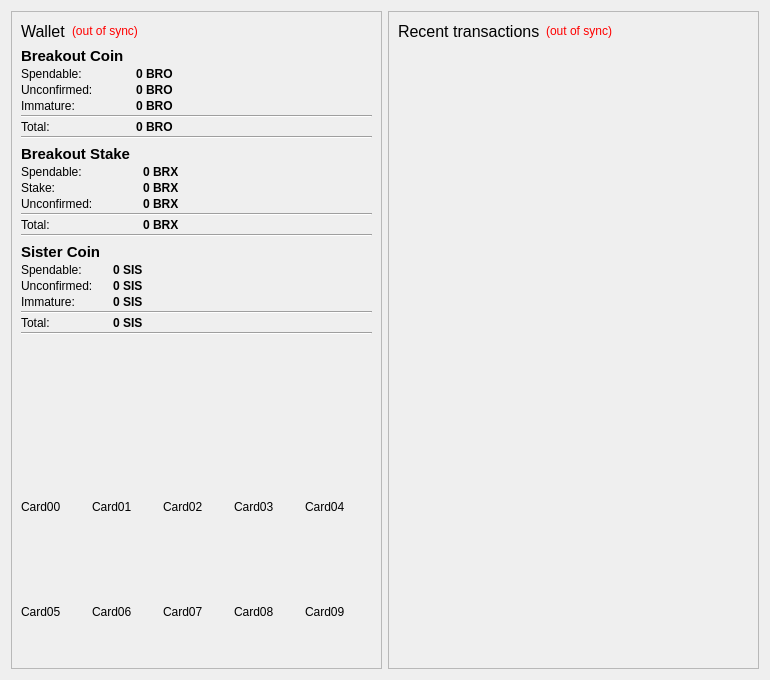
<?xml version="1.0" encoding="UTF-8"?>
<ui version="4.0">
 <class>OverviewPage</class>
 <widget class="QWidget" name="OverviewPage">
  <property name="geometry">
   <rect>
    <x>0</x>
    <y>0</y>
    <width>770</width>
    <height>680</height>
   </rect>
  </property>
  <property name="windowTitle">
   <string>Form</string>
  </property>
  <layout class="QVBoxLayout" name="verticalLayout_5" stretch="0">
   <item>
    <layout class="QHBoxLayout" name="horizontalLayout_6">
     <item>
      <layout class="QVBoxLayout" name="verticalLayout_2">
       <item>
        <widget class="QFrame" name="frame">
         <property name="frameShape">
          <enum>QFrame::StyledPanel</enum>
         </property>
         <property name="frameShadow">
          <enum>QFrame::Raised</enum>
         </property>
         <layout class="QVBoxLayout" name="verticalLayout_4">
          <item>
           <layout class="QHBoxLayout" name="horizontalLayout_4">
            <item>
             <widget class="QLabel" name="label_5">
              <property name="font">
               <font>
                <pointsize>12</pointsize>
                <weight>50</weight>
                <bold>false</bold>
               </font>
              </property>
              <property name="text">
               <string>Wallet</string>
              </property>
             </widget>
            </item>
            <item>
             <widget class="QLabel" name="labelWalletStatus">
              <property name="toolTip">
               <string>The displayed information may be out of date. Your wallet automatically synchronizes with the breakout network after a connection is established, but this process has not completed yet.</string>
              </property>
              <property name="styleSheet">
               <string notr="true">QLabel { color: red; }</string>
              </property>
              <property name="text">
               <string notr="true">(out of sync)</string>
              </property>
              <property name="alignment">
               <set>Qt::AlignLeading|Qt::AlignLeft|Qt::AlignVCenter</set>
              </property>
             </widget>
            </item>
            <item>
             <spacer name="horizontalSpacer_2">
              <property name="orientation">
               <enum>Qt::Horizontal</enum>
              </property>
              <property name="sizeHint" stdset="0">
               <size>
                <width>40</width>
                <height>20</height>
               </size>
              </property>
             </spacer>
            </item>
           </layout>
          </item>
          <item>
           <layout class="QFormLayout" name="formLayout_2">
            <property name="fieldGrowthPolicy">
             <enum>QFormLayout::AllNonFixedFieldsGrow</enum>
            </property>
            <property name="horizontalSpacing">
             <number>12</number>
            </property>
            <property name="verticalSpacing">
             <number>2</number>
            </property>
            <item row="0" column="0">
             <widget class="QLabel" name="brocoinLabel">
              <property name="font">
               <font>
                <pointsize>11</pointsize>
                <weight>75</weight>
                <bold>true</bold>
               </font>
              </property>
              <property name="text">
               <string>Breakout Coin</string>
              </property>
             </widget>
            </item>
            <item row="1" column="0">
             <widget class="QLabel" name="lblBroSpend">
              <property name="text">
               <string>Spendable:</string>
              </property>
             </widget>
            </item>
            <item row="1" column="1">
             <widget class="QLabel" name="labelBalanceBrocoin">
              <property name="font">
               <font>
                <weight>75</weight>
                <bold>true</bold>
               </font>
              </property>
              <property name="cursor">
               <cursorShape>IBeamCursor</cursorShape>
              </property>
              <property name="toolTip">
               <string>Your current spendable balance</string>
              </property>
              <property name="text">
               <string notr="true">0 BRO</string>
              </property>
              <property name="textInteractionFlags">
               <set>Qt::LinksAccessibleByMouse|Qt::TextSelectableByKeyboard|Qt::TextSelectableByMouse</set>
              </property>
             </widget>
            </item>
            <item row="2" column="0">
             <widget class="QLabel" name="lblBroUn">
              <property name="text">
               <string>Unconfirmed:</string>
              </property>
             </widget>
            </item>
            <item row="2" column="1">
             <widget class="QLabel" name="labelUnconfirmedBrocoin">
              <property name="font">
               <font>
                <weight>75</weight>
                <bold>true</bold>
               </font>
              </property>
              <property name="cursor">
               <cursorShape>IBeamCursor</cursorShape>
              </property>
              <property name="toolTip">
               <string>Total of transactions that have yet to be confirmed, and do not yet count toward the current balance</string>
              </property>
              <property name="text">
               <string notr="true">0 BRO</string>
              </property>
              <property name="textInteractionFlags">
               <set>Qt::LinksAccessibleByMouse|Qt::TextSelectableByKeyboard|Qt::TextSelectableByMouse</set>
              </property>
             </widget>
            </item>
            <item row="3" column="1">
             <widget class="QLabel" name="labelImmatureBrocoin">
              <property name="font">
               <font>
                <weight>75</weight>
                <bold>true</bold>
               </font>
              </property>
              <property name="toolTip">
               <string>Mined balance that has not yet matured</string>
              </property>
              <property name="text">
               <string notr="true">0 BRO</string>
              </property>
              <property name="textInteractionFlags">
               <set>Qt::LinksAccessibleByMouse|Qt::TextSelectableByKeyboard|Qt::TextSelectableByMouse</set>
              </property>
             </widget>
            </item>
            <item row="4" column="0" colspan="2">
             <widget class="Line" name="line">
              <property name="orientation">
               <enum>Qt::Horizontal</enum>
              </property>
             </widget>
            </item>
            <item row="5" column="0">
             <widget class="QLabel" name="lblBroTot">
              <property name="text">
               <string>Total:</string>
              </property>
             </widget>
            </item>
            <item row="5" column="1">
             <widget class="QLabel" name="labelTotalBrocoin">
              <property name="font">
               <font>
                <weight>75</weight>
                <bold>true</bold>
               </font>
              </property>
              <property name="cursor">
               <cursorShape>IBeamCursor</cursorShape>
              </property>
              <property name="toolTip">
               <string>Your current total balance</string>
              </property>
              <property name="text">
               <string notr="true">0 BRO</string>
              </property>
              <property name="textInteractionFlags">
               <set>Qt::LinksAccessibleByMouse|Qt::TextSelectableByKeyboard|Qt::TextSelectableByMouse</set>
              </property>
             </widget>
            </item>
            <item row="6" column="0" colspan="2">
             <widget class="Line" name="line_10">
              <property name="orientation">
               <enum>Qt::Horizontal</enum>
              </property>
             </widget>
            </item>
            <item row="3" column="0">
             <widget class="QLabel" name="lblBroImm">
              <property name="text">
               <string>Immature:</string>
              </property>
             </widget>
            </item>
           </layout>
          </item>
          <item>
           <layout class="QFormLayout" name="formLayout_3">
            <property name="fieldGrowthPolicy">
             <enum>QFormLayout::AllNonFixedFieldsGrow</enum>
            </property>
            <property name="horizontalSpacing">
             <number>12</number>
            </property>
            <property name="verticalSpacing">
             <number>2</number>
            </property>
            <item row="0" column="0">
             <widget class="QLabel" name="brostakeLabel">
              <property name="font">
               <font>
                <pointsize>11</pointsize>
                <weight>75</weight>
                <bold>true</bold>
               </font>
              </property>
              <property name="text">
               <string>Breakout Stake</string>
              </property>
             </widget>
            </item>
            <item row="1" column="0">
             <widget class="QLabel" name="lblBrxSpend">
              <property name="text">
               <string>Spendable:</string>
              </property>
             </widget>
            </item>
            <item row="1" column="1">
             <widget class="QLabel" name="labelBalanceBrostake">
              <property name="font">
               <font>
                <weight>75</weight>
                <bold>true</bold>
               </font>
              </property>
              <property name="cursor">
               <cursorShape>IBeamCursor</cursorShape>
              </property>
              <property name="toolTip">
               <string>Your current spendable balance</string>
              </property>
              <property name="text">
               <string notr="true">0 BRX</string>
              </property>
              <property name="textInteractionFlags">
               <set>Qt::LinksAccessibleByMouse|Qt::TextSelectableByKeyboard|Qt::TextSelectableByMouse</set>
              </property>
             </widget>
            </item>
            <item row="2" column="0">
             <widget class="QLabel" name="lblBrxStake">
              <property name="text">
               <string>Stake:</string>
              </property>
             </widget>
            </item>
            <item row="2" column="1">
             <widget class="QLabel" name="labelStakeBrostake">
              <property name="font">
               <font>
                <weight>75</weight>
                <bold>true</bold>
               </font>
              </property>
              <property name="cursor">
               <cursorShape>IBeamCursor</cursorShape>
              </property>
              <property name="toolTip">
               <string>Total of coins that was staked, and do not yet count toward the current balance</string>
              </property>
              <property name="text">
               <string notr="true">0 BRX</string>
              </property>
              <property name="textInteractionFlags">
               <set>Qt::LinksAccessibleByMouse|Qt::TextSelectableByKeyboard|Qt::TextSelectableByMouse</set>
              </property>
             </widget>
            </item>
            <item row="3" column="0">
             <widget class="QLabel" name="lblBrxUn">
              <property name="text">
               <string>Unconfirmed:</string>
              </property>
             </widget>
            </item>
            <item row="3" column="1">
             <widget class="QLabel" name="labelUnconfirmedBrostake">
              <property name="font">
               <font>
                <weight>75</weight>
                <bold>true</bold>
               </font>
              </property>
              <property name="cursor">
               <cursorShape>IBeamCursor</cursorShape>
              </property>
              <property name="toolTip">
               <string>Total of transactions that have yet to be confirmed, and do not yet count toward the current balance</string>
              </property>
              <property name="text">
               <string notr="true">0 BRX</string>
              </property>
              <property name="textInteractionFlags">
               <set>Qt::LinksAccessibleByMouse|Qt::TextSelectableByKeyboard|Qt::TextSelectableByMouse</set>
              </property>
             </widget>
            </item>
            <item row="4" column="0" colspan="2">
             <widget class="Line" name="line_2">
              <property name="orientation">
               <enum>Qt::Horizontal</enum>
              </property>
             </widget>
            </item>
            <item row="5" column="0">
             <widget class="QLabel" name="lblBrxTot">
              <property name="text">
               <string>Total:</string>
              </property>
             </widget>
            </item>
            <item row="5" column="1">
             <widget class="QLabel" name="labelTotalBrostake">
              <property name="font">
               <font>
                <weight>75</weight>
                <bold>true</bold>
               </font>
              </property>
              <property name="cursor">
               <cursorShape>IBeamCursor</cursorShape>
              </property>
              <property name="toolTip">
               <string>Your current total balance</string>
              </property>
              <property name="text">
               <string notr="true">0 BRX</string>
              </property>
              <property name="textInteractionFlags">
               <set>Qt::LinksAccessibleByMouse|Qt::TextSelectableByKeyboard|Qt::TextSelectableByMouse</set>
              </property>
             </widget>
            </item>
            <item row="6" column="0" colspan="2">
             <widget class="Line" name="line_8">
              <property name="orientation">
               <enum>Qt::Horizontal</enum>
              </property>
             </widget>
            </item>
           </layout>
          </item>
          <item>
           <layout class="QFormLayout" name="formLayout_6">
            <property name="fieldGrowthPolicy">
             <enum>QFormLayout::AllNonFixedFieldsGrow</enum>
            </property>
            <property name="horizontalSpacing">
             <number>12</number>
            </property>
            <property name="verticalSpacing">
             <number>2</number>
            </property>
            <item row="0" column="0">
             <widget class="QLabel" name="sistercoinLabel">
              <property name="font">
               <font>
                <pointsize>11</pointsize>
                <weight>75</weight>
                <bold>true</bold>
               </font>
              </property>
              <property name="text">
               <string>Sister Coin</string>
              </property>
             </widget>
            </item>
            <item row="1" column="0">
             <widget class="QLabel" name="lblSisSpend">
              <property name="text">
               <string>Spendable:</string>
              </property>
             </widget>
            </item>
            <item row="1" column="1">
             <widget class="QLabel" name="labelBalanceSistercoin">
              <property name="font">
               <font>
                <weight>75</weight>
                <bold>true</bold>
               </font>
              </property>
              <property name="cursor">
               <cursorShape>IBeamCursor</cursorShape>
              </property>
              <property name="toolTip">
               <string>Your current spendable balance</string>
              </property>
              <property name="text">
               <string notr="true">0 SIS</string>
              </property>
              <property name="textInteractionFlags">
               <set>Qt::LinksAccessibleByMouse|Qt::TextSelectableByKeyboard|Qt::TextSelectableByMouse</set>
              </property>
             </widget>
            </item>
            <item row="2" column="0">
             <widget class="QLabel" name="lblSisUn">
              <property name="text">
               <string>Unconfirmed:</string>
              </property>
             </widget>
            </item>
            <item row="2" column="1">
             <widget class="QLabel" name="labelUnconfirmedSistercoin">
              <property name="font">
               <font>
                <weight>75</weight>
                <bold>true</bold>
               </font>
              </property>
              <property name="cursor">
               <cursorShape>IBeamCursor</cursorShape>
              </property>
              <property name="toolTip">
               <string>Total of transactions that have yet to be confirmed, and do not yet count toward the current balance</string>
              </property>
              <property name="text">
               <string notr="true">0 SIS</string>
              </property>
              <property name="textInteractionFlags">
               <set>Qt::LinksAccessibleByMouse|Qt::TextSelectableByKeyboard|Qt::TextSelectableByMouse</set>
              </property>
             </widget>
            </item>
            <item row="3" column="0">
             <widget class="QLabel" name="lblSisImm">
              <property name="text">
               <string>Immature:</string>
              </property>
             </widget>
            </item>
            <item row="3" column="1">
             <widget class="QLabel" name="labelImmatureSistercoin">
              <property name="font">
               <font>
                <weight>75</weight>
                <bold>true</bold>
               </font>
              </property>
              <property name="toolTip">
               <string>Mined balance that has not yet matured</string>
              </property>
              <property name="text">
               <string notr="true">0 SIS</string>
              </property>
              <property name="textInteractionFlags">
               <set>Qt::LinksAccessibleByMouse|Qt::TextSelectableByKeyboard|Qt::TextSelectableByMouse</set>
              </property>
             </widget>
            </item>
            <item row="4" column="0" colspan="2">
             <widget class="Line" name="line_7">
              <property name="orientation">
               <enum>Qt::Horizontal</enum>
              </property>
             </widget>
            </item>
            <item row="5" column="0">
             <widget class="QLabel" name="lblSisTot">
              <property name="text">
               <string>Total:</string>
              </property>
             </widget>
            </item>
            <item row="5" column="1">
             <widget class="QLabel" name="labelTotalSistercoin">
              <property name="font">
               <font>
                <weight>75</weight>
                <bold>true</bold>
               </font>
              </property>
              <property name="cursor">
               <cursorShape>IBeamCursor</cursorShape>
              </property>
              <property name="toolTip">
               <string>Your current total balance</string>
              </property>
              <property name="text">
               <string notr="true">0 SIS</string>
              </property>
              <property name="textInteractionFlags">
               <set>Qt::LinksAccessibleByMouse|Qt::TextSelectableByKeyboard|Qt::TextSelectableByMouse</set>
              </property>
             </widget>
            </item>
            <item row="6" column="0" colspan="2">
             <widget class="Line" name="line_9">
              <property name="orientation">
               <enum>Qt::Horizontal</enum>
              </property>
             </widget>
            </item>
           </layout>
          </item>
          <item>
           <spacer name="verticalSpacer">
            <property name="orientation">
             <enum>Qt::Vertical</enum>
            </property>
            <property name="sizeHint" stdset="0">
             <size>
              <width>20</width>
              <height>40</height>
             </size>
            </property>
           </spacer>
          </item>
          <item>
           <layout class="QHBoxLayout" name="hLayoutHand1">
            <item>
             <widget class="QLabel" name="labelCard00">
              <property name="minimumSize">
               <size>
                <width>65</width>
                <height>94</height>
               </size>
              </property>
              <property name="maximumSize">
               <size>
                <width>65</width>
                <height>94</height>
               </size>
              </property>
              <property name="text">
               <string>Card00</string>
              </property>
             </widget>
            </item>
            <item>
             <widget class="QLabel" name="labelCard01">
              <property name="minimumSize">
               <size>
                <width>65</width>
                <height>94</height>
               </size>
              </property>
              <property name="maximumSize">
               <size>
                <width>65</width>
                <height>94</height>
               </size>
              </property>
              <property name="text">
               <string>Card01</string>
              </property>
             </widget>
            </item>
            <item>
             <widget class="QLabel" name="labelCard02">
              <property name="minimumSize">
               <size>
                <width>65</width>
                <height>94</height>
               </size>
              </property>
              <property name="maximumSize">
               <size>
                <width>65</width>
                <height>94</height>
               </size>
              </property>
              <property name="text">
               <string>Card02</string>
              </property>
             </widget>
            </item>
            <item>
             <widget class="QLabel" name="labelCard03">
              <property name="minimumSize">
               <size>
                <width>65</width>
                <height>94</height>
               </size>
              </property>
              <property name="maximumSize">
               <size>
                <width>65</width>
                <height>94</height>
               </size>
              </property>
              <property name="text">
               <string>Card03</string>
              </property>
             </widget>
            </item>
            <item>
             <widget class="QLabel" name="labelCard04">
              <property name="minimumSize">
               <size>
                <width>65</width>
                <height>94</height>
               </size>
              </property>
              <property name="maximumSize">
               <size>
                <width>65</width>
                <height>94</height>
               </size>
              </property>
              <property name="text">
               <string>Card04</string>
              </property>
             </widget>
            </item>
           </layout>
          </item>
          <item>
           <spacer name="verticalSpacer_3">
            <property name="orientation">
             <enum>Qt::Vertical</enum>
            </property>
            <property name="sizeType">
             <enum>QSizePolicy::Fixed</enum>
            </property>
            <property name="sizeHint" stdset="0">
             <size>
              <width>20</width>
              <height>5</height>
             </size>
            </property>
           </spacer>
          </item>
          <item>
           <layout class="QHBoxLayout" name="hLayoutHand2">
            <item>
             <widget class="QLabel" name="labelCard05">
              <property name="minimumSize">
               <size>
                <width>65</width>
                <height>94</height>
               </size>
              </property>
              <property name="maximumSize">
               <size>
                <width>65</width>
                <height>94</height>
               </size>
              </property>
              <property name="text">
               <string>Card05</string>
              </property>
             </widget>
            </item>
            <item>
             <widget class="QLabel" name="labelCard06">
              <property name="minimumSize">
               <size>
                <width>65</width>
                <height>94</height>
               </size>
              </property>
              <property name="maximumSize">
               <size>
                <width>65</width>
                <height>94</height>
               </size>
              </property>
              <property name="text">
               <string>Card06</string>
              </property>
             </widget>
            </item>
            <item>
             <widget class="QLabel" name="labelCard07">
              <property name="minimumSize">
               <size>
                <width>65</width>
                <height>94</height>
               </size>
              </property>
              <property name="maximumSize">
               <size>
                <width>65</width>
                <height>94</height>
               </size>
              </property>
              <property name="text">
               <string>Card07</string>
              </property>
             </widget>
            </item>
            <item>
             <widget class="QLabel" name="labelCard08">
              <property name="minimumSize">
               <size>
                <width>65</width>
                <height>94</height>
               </size>
              </property>
              <property name="maximumSize">
               <size>
                <width>65</width>
                <height>94</height>
               </size>
              </property>
              <property name="text">
               <string>Card08</string>
              </property>
             </widget>
            </item>
            <item>
             <widget class="QLabel" name="labelCard09">
              <property name="minimumSize">
               <size>
                <width>65</width>
                <height>94</height>
               </size>
              </property>
              <property name="maximumSize">
               <size>
                <width>65</width>
                <height>94</height>
               </size>
              </property>
              <property name="text">
               <string>Card09</string>
              </property>
             </widget>
            </item>
           </layout>
          </item>
         </layout>
        </widget>
       </item>
      </layout>
     </item>
     <item>
      <layout class="QVBoxLayout" name="verticalLayout_3">
       <item>
        <widget class="QFrame" name="frame_2">
         <property name="frameShape">
          <enum>QFrame::StyledPanel</enum>
         </property>
         <property name="frameShadow">
          <enum>QFrame::Raised</enum>
         </property>
         <layout class="QVBoxLayout" name="verticalLayout">
          <item>
           <layout class="QHBoxLayout" name="horizontalLayout_2">
            <item>
             <widget class="QLabel" name="label_4">
              <property name="font">
               <font>
                <pointsize>12</pointsize>
                <weight>50</weight>
                <bold>false</bold>
               </font>
              </property>
              <property name="text">
               <string>Recent transactions</string>
              </property>
             </widget>
            </item>
            <item>
             <widget class="QLabel" name="labelTransactionsStatus">
              <property name="toolTip">
               <string>The displayed information may be out of date. Your wallet automatically synchronizes with the breakout network after a connection is established, but this process has not completed yet.</string>
              </property>
              <property name="styleSheet">
               <string notr="true">QLabel { color: red; }</string>
              </property>
              <property name="text">
               <string notr="true">(out of sync)</string>
              </property>
              <property name="alignment">
               <set>Qt::AlignRight|Qt::AlignTrailing|Qt::AlignVCenter</set>
              </property>
             </widget>
            </item>
            <item>
             <spacer name="horizontalSpacer">
              <property name="orientation">
               <enum>Qt::Horizontal</enum>
              </property>
              <property name="sizeHint" stdset="0">
               <size>
                <width>40</width>
                <height>20</height>
               </size>
              </property>
             </spacer>
            </item>
           </layout>
          </item>
          <item>
           <widget class="QListView" name="listTransactions">
            <property name="styleSheet">
             <string notr="true">QListView { background: transparent; }</string>
            </property>
            <property name="frameShape">
             <enum>QFrame::NoFrame</enum>
            </property>
            <property name="verticalScrollBarPolicy">
             <enum>Qt::ScrollBarAlwaysOff</enum>
            </property>
            <property name="horizontalScrollBarPolicy">
             <enum>Qt::ScrollBarAlwaysOff</enum>
            </property>
            <property name="selectionMode">
             <enum>QAbstractItemView::NoSelection</enum>
            </property>
           </widget>
          </item>
         </layout>
        </widget>
       </item>
      </layout>
     </item>
    </layout>
   </item>
  </layout>
 </widget>
 <resources/>
 <connections/>
</ui>
